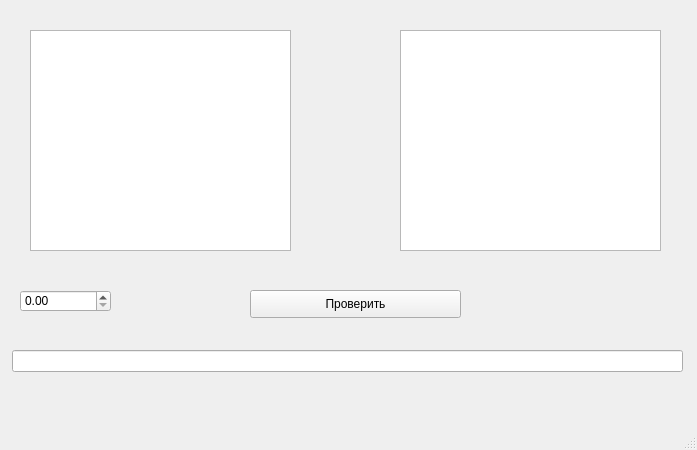
<?xml version="1.0" encoding="UTF-8"?>
<ui version="4.0">
 <class>MainWindow</class>
 <widget class="QMainWindow" name="MainWindow">
  <property name="geometry">
   <rect>
    <x>0</x>
    <y>0</y>
    <width>697</width>
    <height>450</height>
   </rect>
  </property>
  <property name="windowTitle">
   <string>Anti - plagiarism</string>
  </property>
  <widget class="QWidget" name="centralwidget">
   <widget class="QDoubleSpinBox" name="doubleSpinBox">
    <property name="geometry">
     <rect>
      <x>20</x>
      <y>290</y>
      <width>91</width>
      <height>22</height>
     </rect>
    </property>
   </widget>
   <widget class="QPushButton" name="pushButton">
    <property name="geometry">
     <rect>
      <x>250</x>
      <y>290</y>
      <width>211</width>
      <height>28</height>
     </rect>
    </property>
    <property name="text">
     <string>Проверить</string>
    </property>
   </widget>
   <widget class="QPlainTextEdit" name="plainTextEdit">
    <property name="geometry">
     <rect>
      <x>30</x>
      <y>30</y>
      <width>261</width>
      <height>221</height>
     </rect>
    </property>
   </widget>
   <widget class="QPlainTextEdit" name="plainTextEdit_2">
    <property name="geometry">
     <rect>
      <x>400</x>
      <y>30</y>
      <width>261</width>
      <height>221</height>
     </rect>
    </property>
   </widget>
   <widget class="QLineEdit" name="lineEdit">
    <property name="geometry">
     <rect>
      <x>12</x>
      <y>350</y>
      <width>671</width>
      <height>22</height>
     </rect>
    </property>
   </widget>
  </widget>
  <widget class="QMenuBar" name="menubar">
   <property name="geometry">
    <rect>
     <x>0</x>
     <y>0</y>
     <width>697</width>
     <height>26</height>
    </rect>
   </property>
  </widget>
  <widget class="QStatusBar" name="statusbar"/>
 </widget>
 <resources/>
 <connections/>
</ui>
